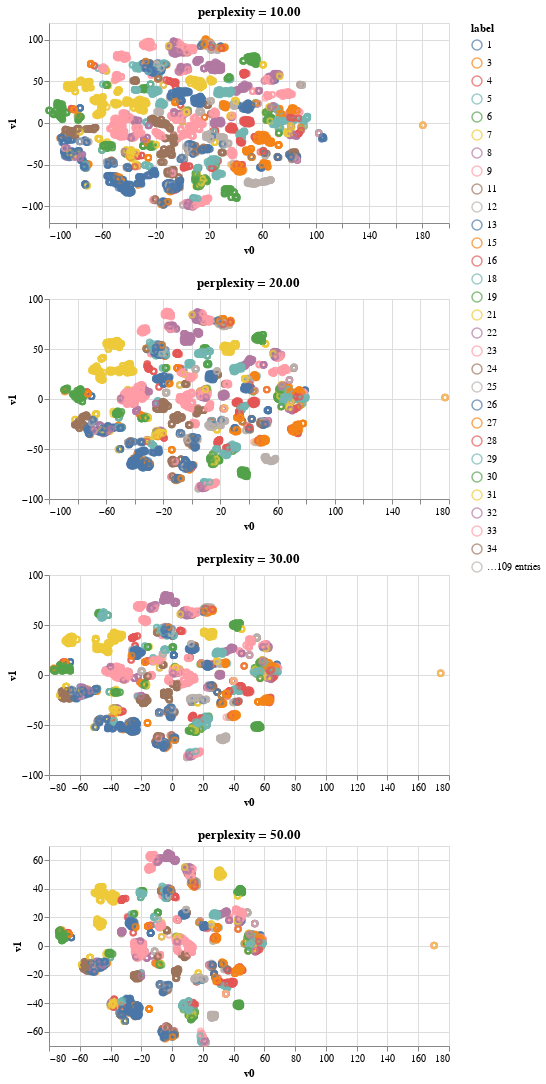

Source (notebook cell):
### Code cell
alt.vconcat(plots[0],plots[1],plots[2],plots[3])

### Figure 1 — Vega-Lite specification as saved in the notebook (floating-point values rounded to 4 significant figures; data arrays with more than 128 entries replaced by an {"elided": "..."} marker saying what was removed)
{"$schema": "https://vega.github.io/schema/vega-lite/v2.6.0.json", "config": {"view": {"height": 300, "width": 400}}, "datasets": {"data-091518ecf82d5c12f511dd2ebfccbd90": {"elided": "5000 records"}, "data-2756d60b024d215cb4668fc1d1800253": {"elided": "5000 records"}, "data-e0d529ab67b8474a2b241b55f61c9d5f": {"elided": "5000 records"}, "data-f26c34b2a7b9520f1727f7218bf0860c": {"elided": "5000 records"}}, "vconcat": [{"data": {"name": "data-e0d529ab67b8474a2b241b55f61c9d5f"}, "encoding": {"color": {"field": "label", "type": "nominal"}, "x": {"field": "v0", "type": "quantitative"}, "y": {"field": "v1", "type": "quantitative"}}, "height": 200, "mark": "point", "title": "perplexity = 10.00", "width": 400}, {"data": {"name": "data-2756d60b024d215cb4668fc1d1800253"}, "encoding": {"color": {"field": "label", "type": "nominal"}, "x": {"field": "v0", "type": "quantitative"}, "y": {"field": "v1", "type": "quantitative"}}, "height": 200, "mark": "point", "title": "perplexity = 20.00", "width": 400}, {"data": {"name": "data-f26c34b2a7b9520f1727f7218bf0860c"}, "encoding": {"color": {"field": "label", "type": "nominal"}, "x": {"field": "v0", "type": "quantitative"}, "y": {"field": "v1", "type": "quantitative"}}, "height": 200, "mark": "point", "title": "perplexity = 30.00", "width": 400}, {"data": {"name": "data-091518ecf82d5c12f511dd2ebfccbd90"}, "encoding": {"color": {"field": "label", "type": "nominal"}, "x": {"field": "v0", "type": "quantitative"}, "y": {"field": "v1", "type": "quantitative"}}, "height": 200, "mark": "point", "title": "perplexity = 50.00", "width": 400}]}
